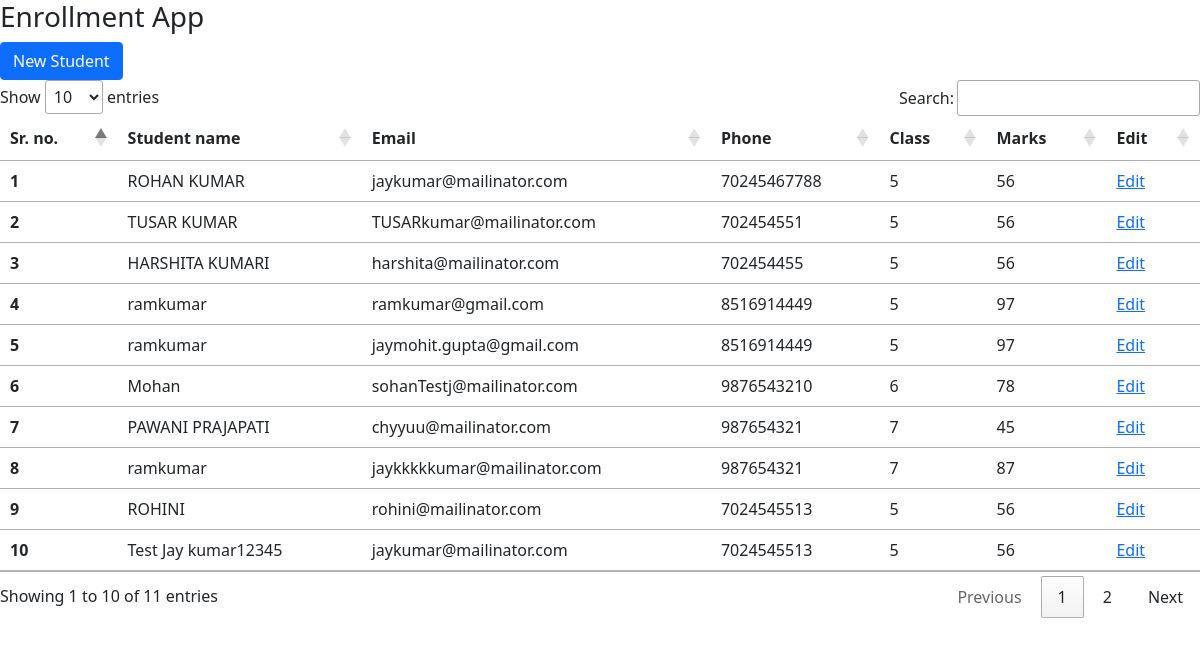
The page / on the database its author committed.
### enrollment/models.py (models this page shows)
class Student(models.Model):
    student_name= models.TextField(null = True, blank= True)
    father_name= models.TextField(null = True, blank= True)
    dob= models.DateTimeField(null = True, blank= True)
    address= models.TextField(null = True, blank= True)
    city = models.TextField(null = True, blank= True)
    state = models.TextField(null = True, blank= True)
    pin = models.TextField(null = True, blank= True)
    phoneNo = models.TextField(null = True, blank= True)
    email = models.TextField(null = True, blank= True)
    class_opted = models.TextField(null = True, blank= True)
    marks = models.TextField(null = True, blank= True)
    date_enrolled = models.DateTimeField(null = True, blank= True)
    date_added= models.DateTimeField(auto_now= True)
    class Meta:
        db_table = 'Student'

### enrollment/views.py (the view)
# urls.py: path("", views.index, name= 'enrollment'),
def index(request):
    student = Student.objects.all()
    return render(request, 'index.html', {'student_list':student})

### templates/index.html (shortened to what this page needs)
<!doctype html>
<html lang="en">
  <head>
    <link href="https://cdn.jsdelivr.net/npm/bootstrap@5.1.3/dist/css/bootstrap.min.css" rel="stylesheet">
  </head>
  <body>
    <h3>Enrollment App</h3>
    <div>
        <a href="/add-student">
            <button type="button" class="btn btn-primary">New Student</button>
        </a>
    </div>
    <table class="table" id="student_table">
        <thead>
            <tr>
            <th scope="col">Sr. no.</th>
            <th scope="col">Student name</th>
            <th scope="col">Email</th>
            <th scope="col">Phone</th>
            <th scope="col">Class</th>
            <th scope="col">Marks</th>
            <th scope="col">Edit</th>
            </tr>
        </thead>
        <tbody>
            {% for student in student_list %}
                <tr>
                    <th scope="row">{{ student.id }}</th>
                    <td class="view_student_profile" data-name="{{ student.id }}">{{ student.student_name }}</td>
                    <td>{{ student.email }}</td>
                    <td>{{student.phoneNo}}</td>
                    <td>{{student.class_opted}}</td>
                    <td>{{student.marks}}</td>
                    <td>
                        <a href="/add-student/{{ student.id }}">
                            Edit
                        </a>
                    </td>
                </tr>
            {% endfor %}
        </tbody>
    </table>
    <link rel="stylesheet" type="text/css" href="https://cdn.datatables.net/1.11.3/css/jquery.dataTables.css">
  </body>
</html>

### rows shown on the page
Student: id "1", student_name "ROHAN KUMAR", email "jaykumar@mailinator.com", phoneNo "70245467788", class_opted "5", marks "56"
Student: id "2", student_name "TUSAR KUMAR", email "TUSARkumar@mailinator.com", phoneNo "702454551", class_opted "5", marks "56"
Student: id "3", student_name "HARSHITA KUMARI", email "harshita@mailinator.com", phoneNo "702454455", class_opted "5", marks "56"
Student: id "4", student_name "ramkumar", email "ramkumar@gmail.com", phoneNo "8516914449", class_opted "5", marks "97"
Student: id "5", student_name "ramkumar", email "jaymohit.gupta@gmail.com", phoneNo "8516914449", class_opted "5", marks "97"
Student: id "6", student_name "Mohan", email "sohanTestj@mailinator.com", phoneNo "9876543210", class_opted "6", marks "78"
Student: id "7", student_name "PAWANI PRAJAPATI", email "chyyuu@mailinator.com", phoneNo "987654321", class_opted "7", marks "45"
Student: id "8", student_name "ramkumar", email "jaykkkkkumar@mailinator.com", phoneNo "987654321", class_opted "7", marks "87"
Student: id "9", student_name "ROHINI", email "rohini@mailinator.com", phoneNo "7024545513", class_opted "5", marks "56"
Student: id "10", student_name "Test Jay kumar12345", email "jaykumar@mailinator.com", phoneNo "7024545513", class_opted "5", marks "56"
